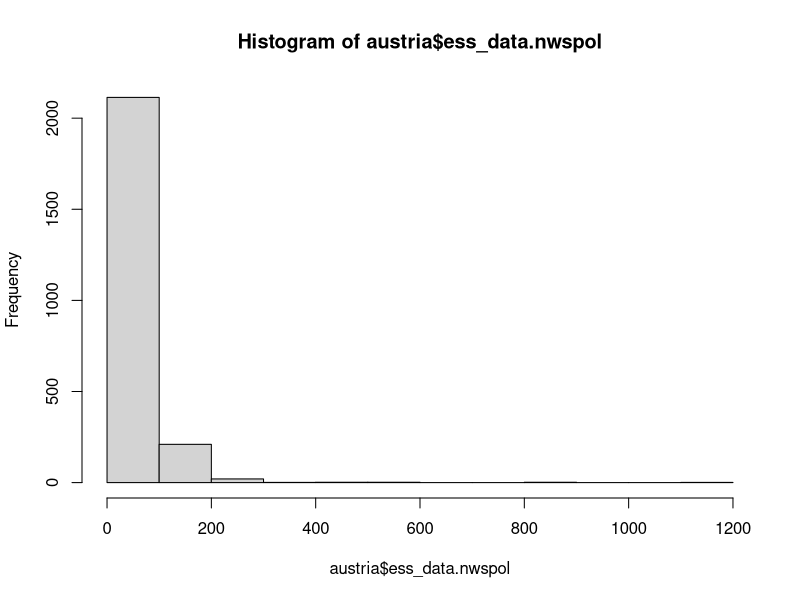
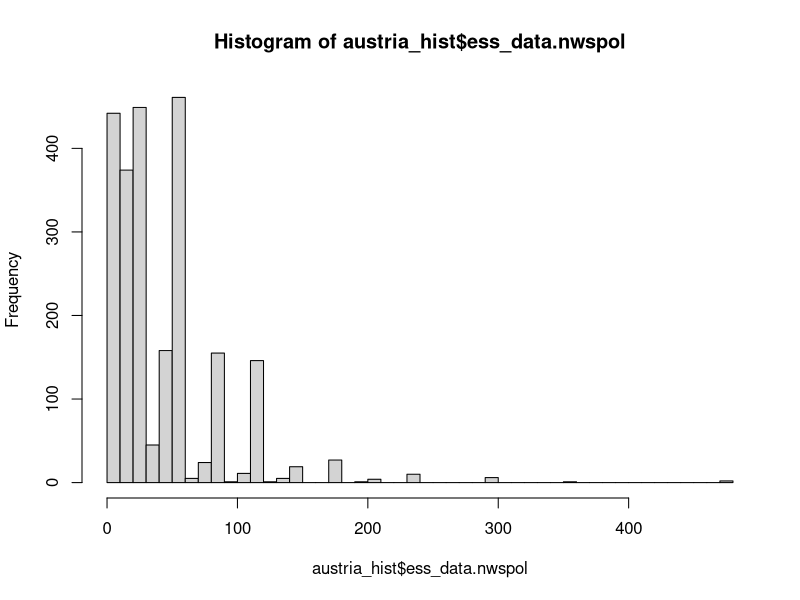
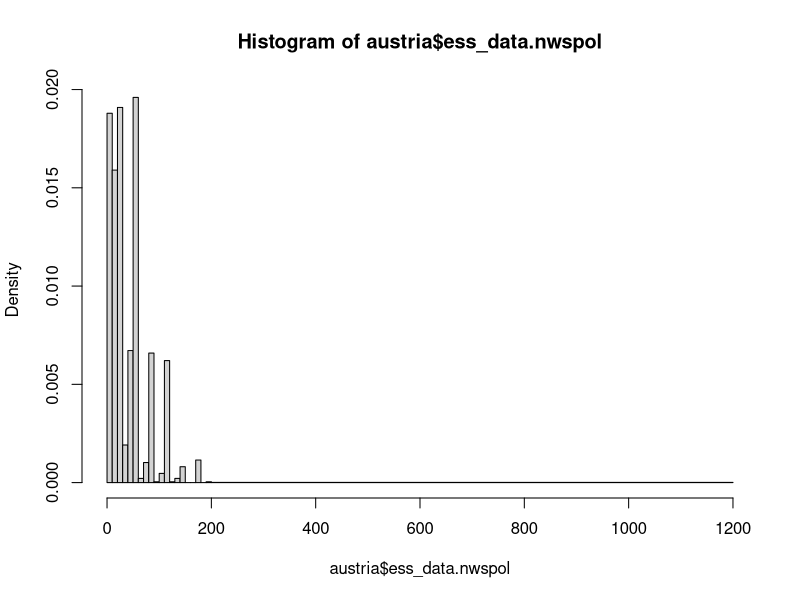

Generate these figures, in order, with R:
## ---- chunk 1
ess_pol <- read.csv('ess_pol.csv', sep = ',')
summary(ess_pol)
## ---- chunk 2
aggregate(ess_pol, by = list(ess_pol$ess_data.cntry), FUN = mean)

## ---- chunk 3
# THIS IS WRONG!
austria <- ess_pol[ess_pol$ess_data.cntry == 'AT', ]
belgium <- ess_pol[ess_pol$ess_data.cntry == 'BE', ]
t.test(austria$ess_data.nwspol, belgium$ess_nwspol)
## ---- chunk 4
austria <- austria[!(austria$ess_data.nwspol %in% c(7777,8888,9999)) , ]
summary(austria)
## ---- chunk 5
length(austria[austria$ess_data.nwspol > 600, ])
## ---- chunk 6
belgium <- belgium[!(belgium$ess_data.nwspol %in% c(7777,8888,9999)) , ]
summary(belgium)
## ---- chunk 7
length(belgium[belgium$ess_data.nwspol > 600, ])
## ---- chunk 8
t.test(austria$ess_data.nwspol, belgium$ess_data.nwspol)
## ---- chunk 9
hist(austria$ess_data.nwspol)
## ---- chunk 10
austria_hist <- austria[austria$ess_data.nwspol < 600, ]
hist(austria_hist$ess_data.nwspol, breaks=50)
## ---- chunk 11
hist(austria$ess_data.nwspol, breaks=c(seq(0, 200, 10), 1200))
